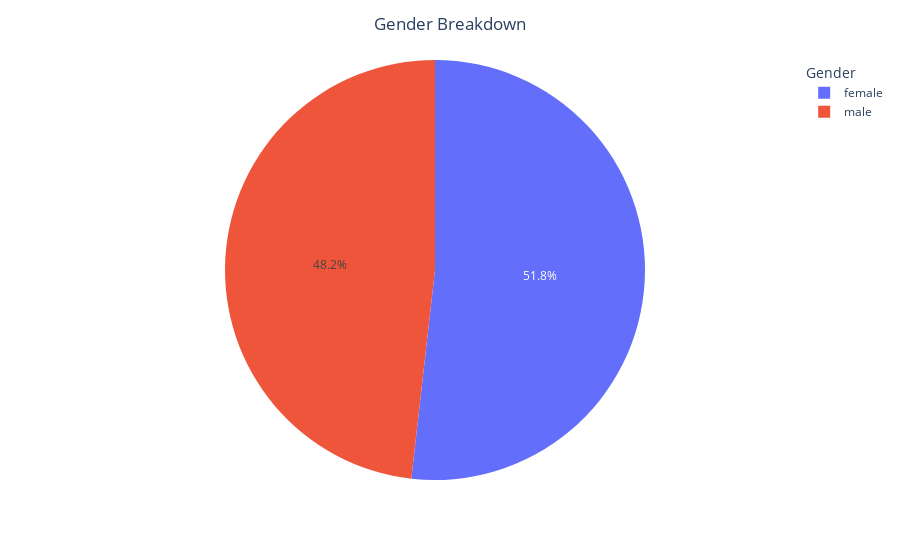

Source (notebook cell):
### Markdown cell above
# Categorical Breakdowns

### Code cell
fig = px.pie(DF,
             names='gender')
fig.update_layout(title=" Gender Breakdown",
                  title_x=0.5,
                  legend_title="Gender")
fig.show()

### Figure 1 — Plotly figure (JSON) as saved in the notebook; plotly's stock layout.template omitted (floating-point values rounded to 4 significant figures; data arrays with more than 128 entries replaced by an {"elided": "..."} marker saying what was removed)
{"data": [{"domain": {"x": [0, 1], "y": [0, 1]}, "hovertemplate": "gender=%{label}<extra></extra>", "labels": {"elided": "1000 str values"}, "legendgroup": "", "name": "", "showlegend": true, "type": "pie"}], "layout": {"autosize": true, "legend": {"title": {"text": "Gender"}, "tracegroupgap": 0}, "margin": {"t": 60}, "title": {"text": " Gender Breakdown", "x": 0.5}}}
